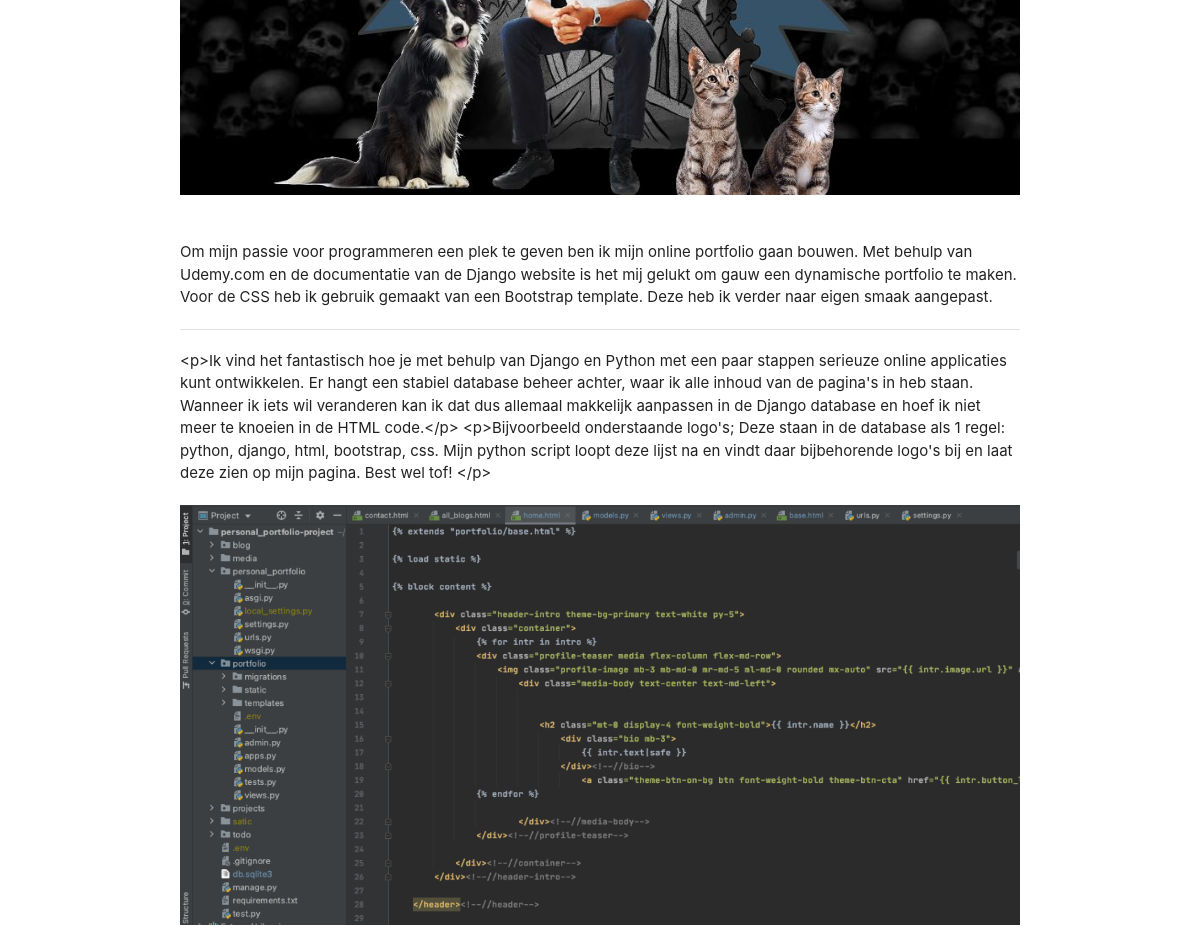
The app's page /projects/1/ (middle part), older data.
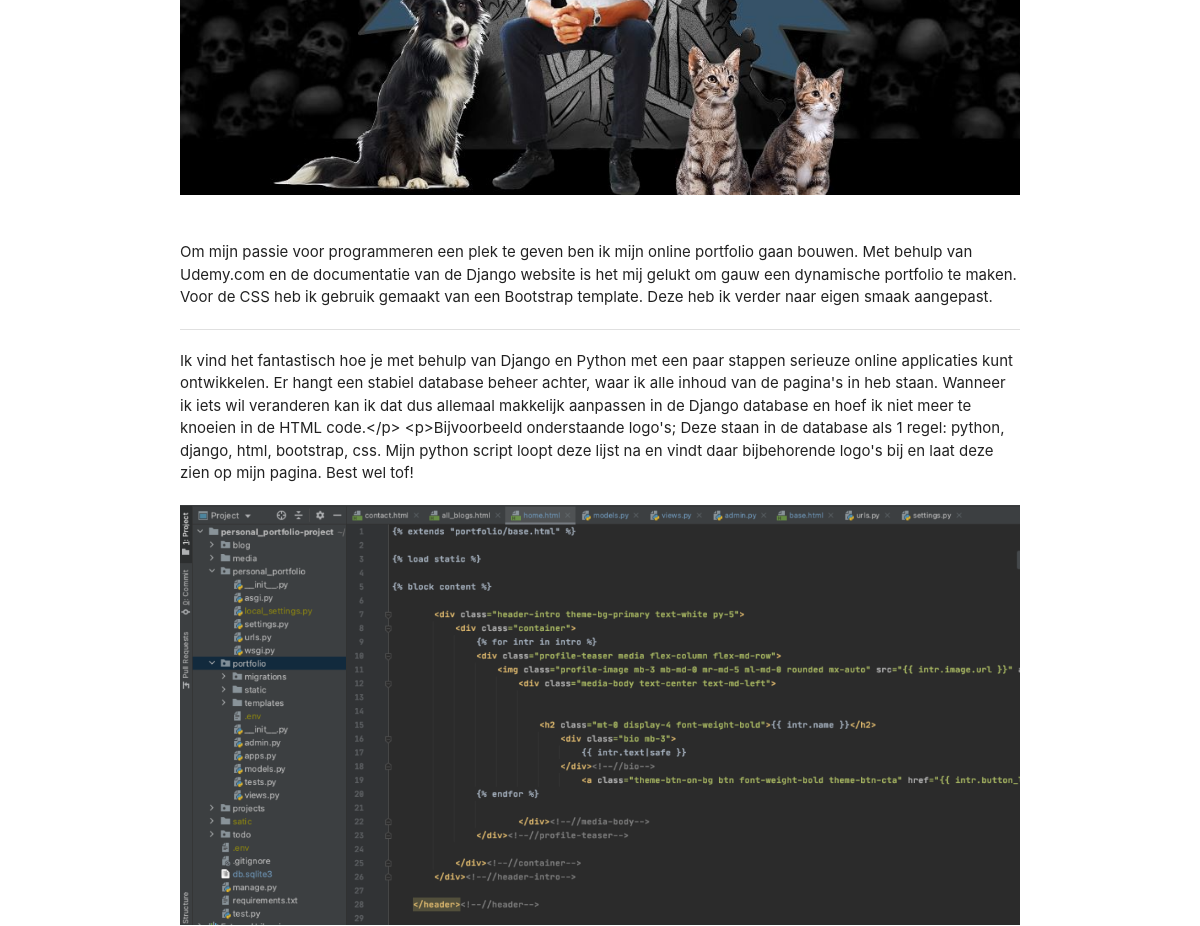
The same page, newer data.
### projects/models.py (models this page shows, shortened)
class Project(models.Model):
    title = models.CharField(max_length=100)
    description = models.CharField(max_length=250)
    date = models.DateField(default=datetime.now, blank=True)
    intro = models.TextField(blank=True)
    text = models.TextField()
    text_end = models.TextField(blank=True)
    technologies = models.CharField(max_length=250)
    url = models.TextField(blank=True, max_length=250)
    frontpage = models.BooleanField(blank=True)
    image1 = models.ImageField(null=True, blank=True, upload_to="images/")
    image2 = models.ImageField(null=True, blank=True, upload_to="images/")
    image3 = models.ImageField(null=True, blank=True, upload_to="images/")
    image4 = models.ImageField(null=True, blank=True, upload_to="images/")

### projects/views.py (the view)
# urls.py: path('/<int:project_id>/', views.project, name='project_detail'),
def project(request, project_id):
    project_detail = get_object_or_404(Project, pk=project_id)
    return render(request, 'project_detail.html', {'project': project_detail})

### projects/templates/project_detail.html (shortened to what this page needs)
{% extends 'base.html' %}
{% block content %}
<section class="container">
    <img style="margin: 20px 0;" class="responsive-img" src="{{ project.image1.url }}" />
    <div style="margin: 20px 0;">
        {{ project.intro }}
    </div>
    <div class="divider" style="margin:20px 0;"></div>
    <div>
        {{ project.text }}
        {% if project.image2 %}
        <img style="margin: 20px 0;" class="responsive-img" src="{{ project.image2.url }}" />
        {% endif %}
    </div>
</section>
{% endblock %}

Row changes from the older to the newer data that the page shows:
changed Project: text "<p>Ik vind het fantastisch hoe je met behulp van Django en Python met een paar stappen serieuze online applicaties kunt ontwikkelen. Er hangt een stabiel database beheer achter, waar ik alle inhoud van de pagina's in heb staan. Wanneer ik iets wil veranderen kan ik dat dus allemaal makkelijk aanpassen in de Django database en hoef ik niet meer te knoeien in de HTML code.</p> <p>Bijvoorbeeld onderstaande logo's; Deze staan in de database als 1 regel: python, django, html, bootstrap, css. Mijn python script loopt deze lijst na en vindt daar bijbehorende logo's bij en laat deze zien op mijn pagina. Best wel tof! </p>" → "Ik vind het fantastisch hoe je met behulp van Django en Python met een paar stappen serieuze online applicaties kunt ontwikkelen. Er hangt een stabiel database beheer achter, waar ik alle inhoud van de pagina's in heb staan. Wanneer ik iets wil veranderen kan ik dat dus allemaal makkelijk aanpassen in de Django database en hoef ik niet meer te knoeien in de HTML code.</p> <p>Bijvoorbeeld onderstaande logo's; Deze staan in de database als 1 regel: python, django, html, bootstrap, css. Mijn python script loopt deze lijst na en vindt daar bijbehorende logo's bij en laat deze zien op mijn pagina. Best wel tof!"
